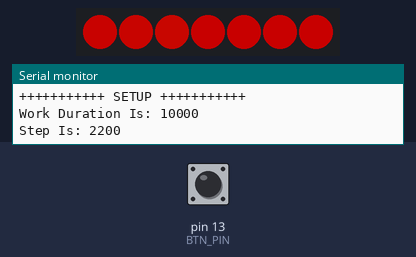
The sketch below on a simulated Arduino Uno, built with avr-gcc and run on an emulated ATmega328P. Shown: 7 RGB LEDs in strip order, left to right, the last lines printed to the serial monitor. Inputs (shaded band) come from the test bench; at power-on: pin 13 (BTN_PIN) HIGH. Dim RGB values are drawn brighter than linear.

Above: at 1.2 s.
1.3 s: pin 13 (BTN_PIN) pulled LOW for 3.2 s
At 5.9 s:
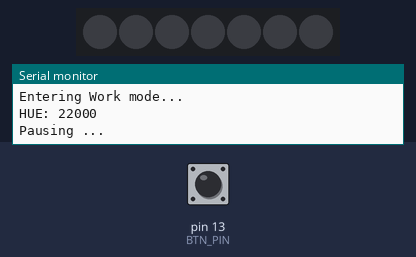
6.3 s: pin 13 (BTN_PIN) pulled LOW for 1 s
At 7.7 s:
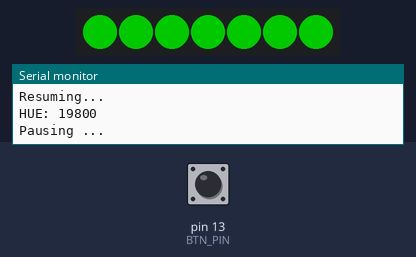
9.3 s: pin 13 (BTN_PIN) pulled LOW for 1 s
At 11.9 s:
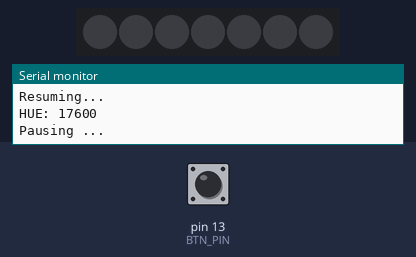
12.3 s: pin 13 (BTN_PIN) pulled LOW for 3.2 s
At 17.6 s:
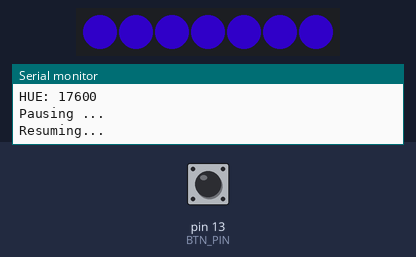
18.5 s: pin 13 (BTN_PIN) pulled LOW for 0.15 s
At 19.0 s:
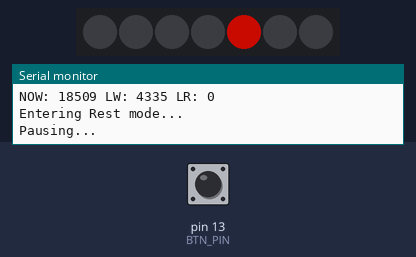
20.6 s: pin 13 (BTN_PIN) pulled LOW for 3.2 s
At 24.01 s:
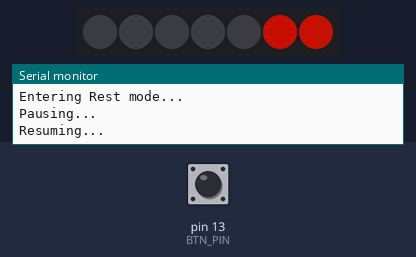
Timing chart, 0 to 25.4 s (numbered marks = the images above; inputs shaded):
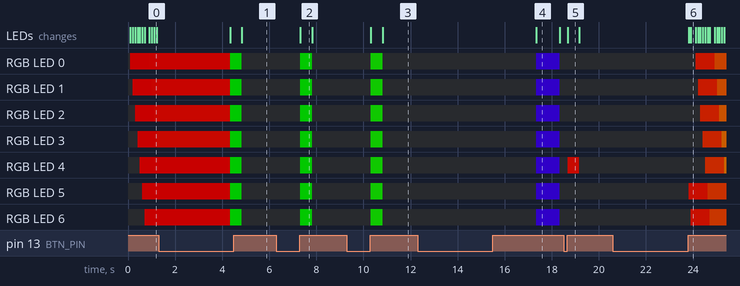

Measured:
- after the input at 6.3 s, RGB LED 0–6: off → RGB(1, 100, 0) after 1.0 s, → off 0.50 s later; the LEDs: change after 1.0 s (image 2)
- after the input at 9.3 s, RGB LED 0–6: off → RGB(8, 100, 0) after 1.0 s, → off 0.50 s later; the LEDs: first change after 1.0 s (image 3 shows a later state)
- after the input at 12.3 s, RGB LED 0–6: off → RGB(24, 0, 100) after 5.0 s, → off 1.0 s later; the LEDs: change after 5.0 s (image 4)
- after the input at 18.5 s, the LEDs: change after 0.17 s (image 5)
- after the input at 20.6 s, RGB LED 0: off → RGB(100, 11, 0) after 3.5 s, → RGB(100, 33, 0) 0.81 s later; RGB LED 1: off → RGB(100, 13, 0) after 3.6 s, → RGB(100, 37, 0) 0.81 s later
- what the display in image 2 shows lasts 0.5 s, from 7.3 s to 7.8 s
- what the display in image 4 shows lasts 1.0 s, from 17.3 s to 18.3 s

The sketch:

sketch.ino
```cpp
//Set Up Libraries
#include <Bounce2.h>
#include <Adafruit_NeoPixel.h>

#define LED_PIN 6
#define LED_COUNT 7
#define BTN_PIN 13
#define LONGPRESS 1500
#define WORK_DURATION 10000    // in milliseconds,  2700000
#define REST_DURATION 7 * 1000 // in milliseconds
#define DEBUG_MODE true
// #define WORK_HUE_STEP 65536 / (WORK_DURATION * 10)
size_t i = 0;
static uint16_t currentLed = 0;
const int workHueStep = (int)22000 / (WORK_DURATION / 1000);
// const int workHueStep = 2200;
unsigned short hue = 22000;
unsigned long lastLightMillis = 0; // last time a color is shown on the led strip
unsigned long lastButtonPress = 0;
unsigned long lastWorkmillis = 0; // last time work watchdog was checked
unsigned long lastRestmillis = 0; // last time Rest watchdog was checked
unsigned long now = 0;

bool paused = false;
bool waitLight = false;

// Declare our NeoPixel strip object:
Adafruit_NeoPixel strip(LED_COUNT, LED_PIN, NEO_GRB);

Bounce btn = Bounce();
////////////////////////////Custom Functions///////////////////////////////////

byte press(Bounce debouncer)
{ // short press >> 1 , long press >> 2

  if (debouncer.fell())
  { // If button is pressed
    lastButtonPress = millis();
    now = millis();
    while (!debouncer.update())
    { // If buffon is still pressed
      unsigned long pressedTime = millis() - lastButtonPress;
      delay(10);
      if (pressedTime >= LONGPRESS)
      {
        return 2;
      }
    }
    return 1;
  }
}
////////////////////////////END OF Custom Functions///////////////////////////////////

//states for the state machine
enum STATE
{
  wait,
  work,
  rest
};
STATE state = rest;
STATE lastState = state;

void setup()
{

  Serial.begin(9600);
  btn.attach(BTN_PIN, INPUT_PULLUP); // Attatch button to input pin
  strip.begin();                     // INITIALIZE NeoPixel strip object (REQUIRED)
  strip.setBrightness(100);
  strip.show();
  Serial.println("+++++++++++ SETUP +++++++++++");
  Serial.print("Work Duration Is: ");
  Serial.println(WORK_DURATION);
  Serial.print("Step Is: ");
  Serial.println(workHueStep);
}

void loop()
{
  now = millis(); // Update time. should be done first thing in the loop
  btn.update();
  handleState();
}

void handleState()
{

  if (paused)
  {
    // Render Lights
    if (now - lastLightMillis > 500)
    {

      strip.fill(strip.gamma32(strip.ColorHSV(0, 0, 0)), 0, 7);
      strip.show();
      lastLightMillis = millis();
    }
    // Unpause if Button is tapped
    if (press(btn) == 1)
    {
      paused = false;
      Serial.println("Resuming...");
    }
  }
  else // If not paused
  {
    switch (state)
    {

    case wait:

      // Start wait routine
      if (press(btn) == 1)
      {
        if (lastState == rest)
        {
          goToWork();
          break;
        }
        else if (lastState == work)
        {
          goToRest();
          break;
        }
      }


      if (now - lastLightMillis >= 1000){
        if (waitLight)
        {
          strip.fill(strip.gamma32(strip.ColorHSV(50000, 255, 255)), 0, 7);
          strip.show();
          waitLight = !waitLight;
        }
        else
        {
          strip.clear();
          strip.show();
          waitLight = !waitLight;
        }
        lastLightMillis = millis();
      }


      // End wait routine
      break;

    case rest:
      lastState = rest;

      // Start rest Routine
      if (now - lastRestmillis >= REST_DURATION)
      {
        state = wait;
        break;
      }

      if (now - lastLightMillis >= 100)
      {

        strip.setPixelColor(currentLed, strip.gamma32(strip.ColorHSV(i, 255, 255)));
        strip.show();
        currentLed = currentLed >= strip.numPixels() ? 0 : currentLed + 1;
        i += 300;
        lastLightMillis = millis();
        break;
      }

      if (press(btn) == 1)
      {
        paused = true;
        Serial.println("Pausing...");
      }
      else if (press(btn) == 2)
      {
        goToWork();
      }
      // End rest Routine
      break;

    case work:
      lastState = work;
      if (now - lastLightMillis > 1000)
      {

        renderLights(hue);
        hue -= workHueStep;
      }

      if (now - lastWorkmillis >= WORK_DURATION)
      {
        state = wait;
        break;
      }

      if (press(btn) == 1)
      {
        Serial.println("Pausing ...");
        paused = true;
      }
      else if (press(btn) == 2)
      {
        goToRest();
      }
      break;
    }
  }
}

void renderLights(unsigned short hue)
{

  if (now - lastLightMillis > 1000)
  {

    strip.fill(strip.gamma32(strip.ColorHSV(hue, 255, 255)), 0, 7);
    strip.show();
    lastLightMillis = millis();
    Serial.print("HUE: ");
    Serial.println(hue);
  }
}

void printStats()
{
  if (DEBUG_MODE)
  {
    Serial.print("NOW: ");
    Serial.print(now);
    Serial.print(" LW: ");
    Serial.print(lastWorkmillis);
    Serial.print(" LR: ");
    Serial.println(lastRestmillis);
  }
}

void goToRest()
{

  if (DEBUG_MODE)
  {
    printStats();
    Serial.println("Entering Rest mode...");
  }
  state = rest;
  lastRestmillis = millis();
}

void goToWork()
{
  hue = 22000;

  if (DEBUG_MODE)
  {
    printStats();
    Serial.println("Entering Work mode...");
  }
  state = work;
  lastWorkmillis = millis();
}
```
